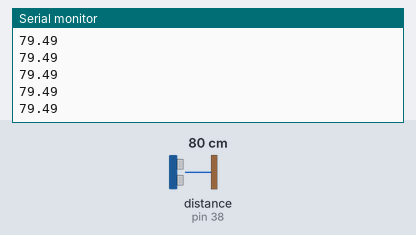
Simulated run of this sketch. Board: Arduino Mega 2560, built with avr-gcc and run on an emulated ATmega2560. Shown: the last lines printed to the serial monitor. Wiring (inferred from the names in the program): ultrasonic range finder: trigger pin 39; echo pin 38. Inputs (shaded band) come from the test bench; at power-on: distance to the obstacle (sensor on pin 38) 80 cm. The echo pulse lasts 58.3 µs per cm.

Above: at 1.2 s.
1.3 s: distance to the obstacle (sensor on pin 38) set to 2 cm
At 1.32 s:
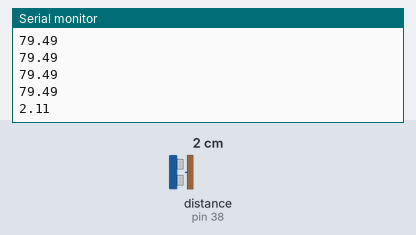
2.8 s: distance to the obstacle (sensor on pin 38) set to 4 cm
At 2.84 s:
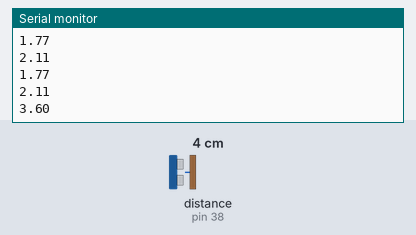
Timing chart, 0 to 5.8 s (numbered marks = the images above; inputs shaded):
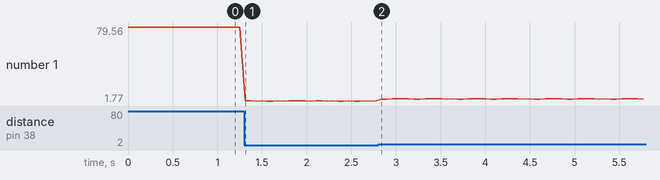

The sketch:

ultrasonido_inicial.ino
```cpp
#define trig 39
#define echo 38

void setup() {
  pinMode(trig, OUTPUT);
  pinMode(echo, INPUT);
  Serial.begin(9600);
  digitalWrite(trig, LOW);
}

void loop() {

  float tiempo;
  float distancia;

  digitalWrite(trig, HIGH);
  delayMicroseconds(10);
  digitalWrite(trig, LOW);

  tiempo = contar_us() / 2.0;
  if (tiempo > 0) {
    distancia = tiempo * 0.034;
  }
  else {
    distancia = -1;
  }

  Serial.println(distancia);
  delay(60);

}


float contar_us(void) {

  while(!digitalRead(echo)) {}
  uint64_t start_us = micros();

  while(digitalRead(echo)) {
    if (micros() - start_us > 20e3) {
      return -1;
    }
  }

  uint64_t end_us = micros();
  return end_us - start_us;

}
```

Measured:
- after the input at 1.3 s, the serial monitor: prints a new line at once (image 1)
- after the input at 2.8 s, the serial monitor: prints a new line at once (image 2)
- plotted number 1: 79.49 → 2.11 after the input at 1.3 s, 2.11 → 3.94 after the input at 2.8 s
